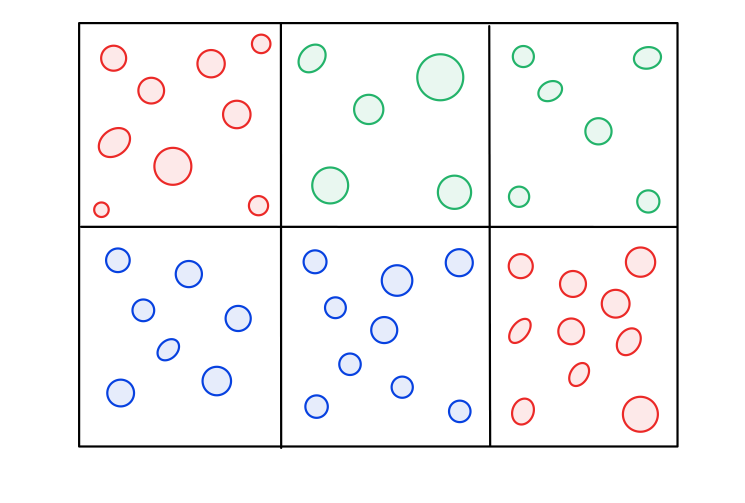
//> input picture bottle_cap_vision/test_images/ipad_box.png, 1490 x 1006 px (shown at 1/2 size)
$ ./test_roi   (built with g++ and OpenCV 4)
//> lines starting //> are read from the running program, lines starting //| are printed output that depends on the picture; after the words box and inside, x2 and y2 are one past the last pixel; in counts of white or black regions, pixels touching at a corner belong together
#include <opencv2/opencv.hpp>
#include <iostream>
using namespace cv;

int main() {
  // 1. Load your iPad box image
  Mat image = imread("/home/luis/ros2_ws/src/bottle_cap_vision/test_images/ipad_box.png");
//> image is the input picture: 1006 rows x 1490 cols, CV_8UC3; mean B, G, R 246, 245.1, 245.8
  if (image.empty()) {
    std::cerr << "Failed to load test image\n";
    return -1;
  }

  // 2. Copy‐and‐paste the ROI+grid code **inside** this block:
  const int x0 = 100, y0 =  50;
  const int x1 = 700, y1 = 450;
  const int cols = 3, rows = 2;
  int cellW = (x1-x0)/cols, cellH = (y1-y0)/rows;

  Mat canvas = Mat::zeros(image.size(), image.type());
  // draw vertical lines
  for(int c=0;c<=cols;++c){
    int x = x0 + c*cellW;
    line(canvas, Point(x,y0), Point(x,y1), Scalar(255,255,255), 1);
  }
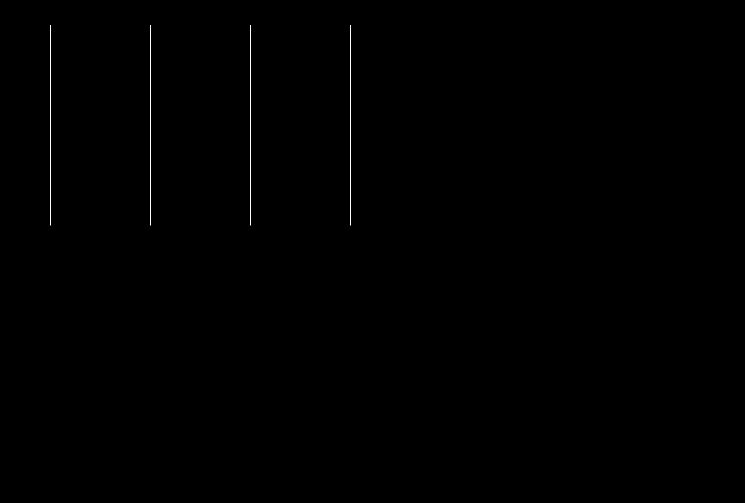
//> canvas: 1006 rows x 1490 cols, CV_8UC3 (shown at 1/2 size); 0.11% white in thin lines or dots, all inside (x1, y1, x2, y2) = (100, 50, 701, 451)
  // draw horizontal lines
  for(int r=0;r<=rows;++r){
    int y = y0 + r*cellH;
    line(canvas, Point(x0,y), Point(x1,y), Scalar(255,255,255), 1);
  }
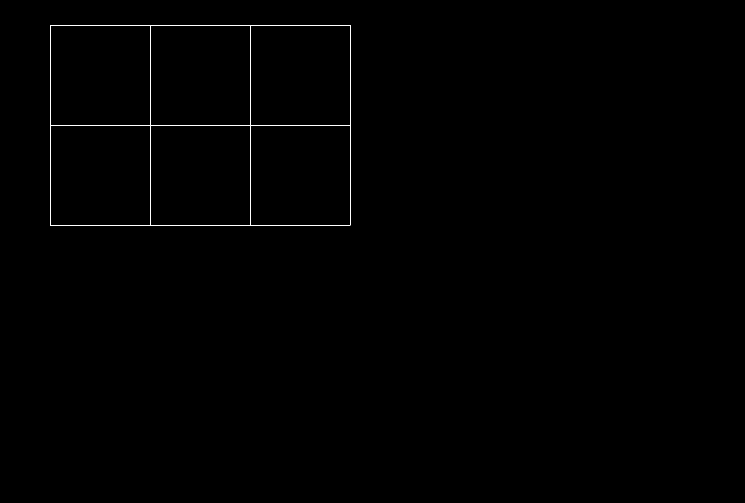
//> canvas: 1006 rows x 1490 cols, CV_8UC3 (shown at 1/2 size); 0.23% white in thin lines or dots, all inside (x1, y1, x2, y2) = (100, 50, 701, 451)

  // 3. Show it
  imshow("Test Image", image);
  imshow("ROI Grid Overlay", canvas);
  waitKey(0);
  return 0;
}
